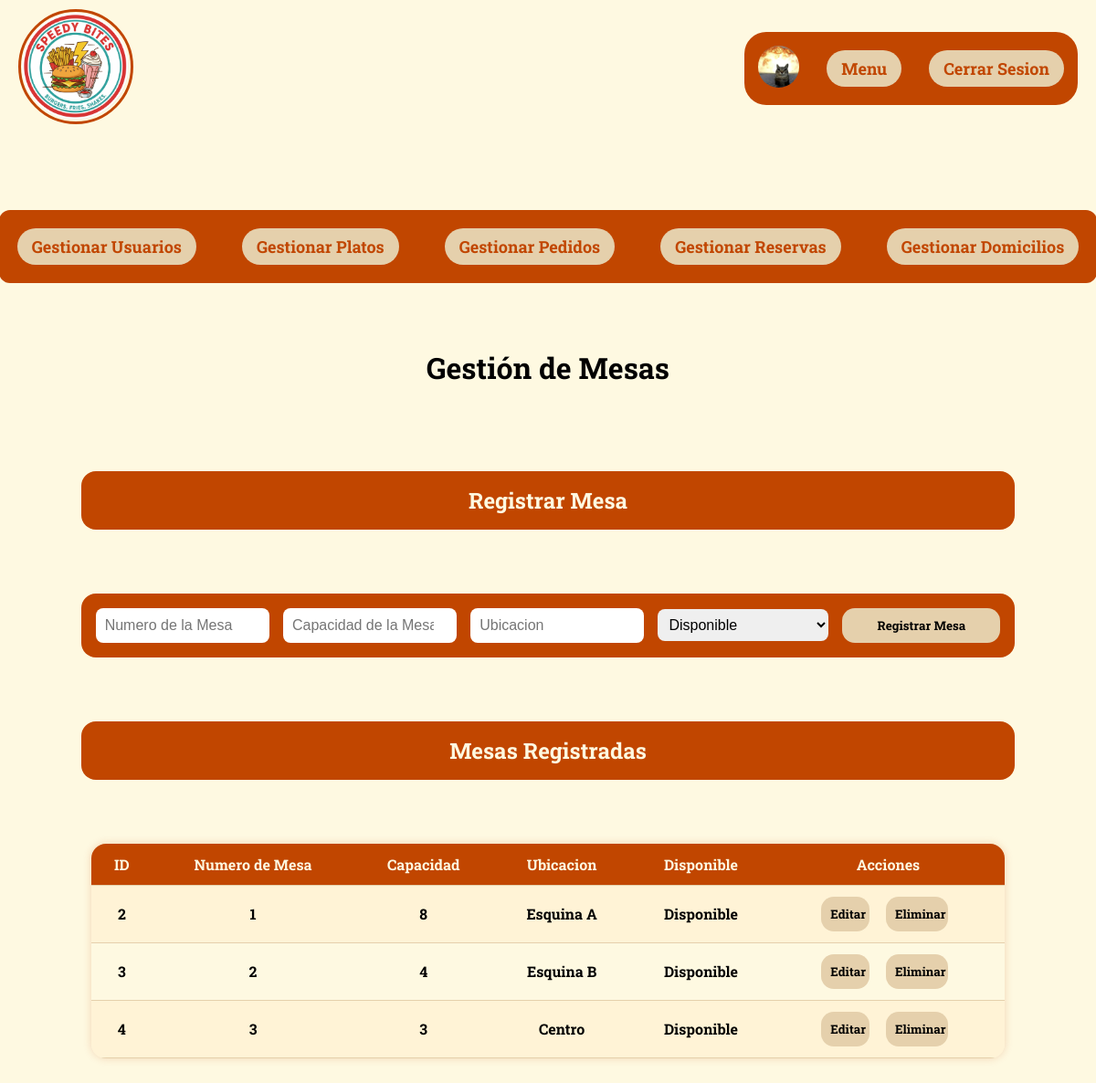
Page /Vista/html/mesas.php (signed in) on the committed database.
### tables this page shows
CREATE TABLE `mesas` (
  `ID_R` int(5) NOT NULL,
  `NumeroMesa` int(11) NOT NULL,
  `Capacidad` int(50) NOT NULL,
  `Ubicacion` varchar(255) NOT NULL,
  `Disponibilidad` tinyint(1) NOT NULL
);

### Modelo/ModeloMesas.php (called while the page is built, shortened)
<?php
require_once(ROOT_PATH . 'Configuracion/conexion.php');
class Mesas {
    public $db;
    public function __construct() {
        $this->db = DB::connect();
    }
    public function obtenerMesas() {
        $sql = "SELECT * FROM mesas";
        $stmt = $this->db->query($sql);
        return $stmt->fetchAll(PDO::FETCH_ASSOC);
    }
}

### Configuracion/conexion.php (called while the page is built, shortened)
<?php
class DB{
    private static $host = "localhost";
    private static $dbname = "resad";
    private static $username = "Adless";
    private static $password = "115";
    private static $charset = "utf8mb4";
    private static $pdo = null;
    public static function connect(){
        if(self::$pdo === null){
            try{
                $dn = "mysql:host=". self::$host.";dbname=". self::$dbname.";charset=".self::$charset;
                self::$pdo = new PDO($dn,self::$username,self::$password);
                self::$pdo->setAttribute(PDO::ATTR_ERRMODE, PDO::ERRMODE_EXCEPTION);
            }
            catch(PDOException $e){
                die("Error de conexion".$e -> getMessage());
            }
        }
        return self::$pdo;
    }
}
?>

### Vista/html/mesas.php (the view, shortened to what this page needs)
<?php
require_once '../../Modelo/ModeloMesas.php';
$usuario = $_SESSION['usuario_logueado'];
$mesas = $_SESSION['lista_mesas'] ?? [];
if ($usuario['Rolusu'] === 'Administrador' && empty($_SESSION['lista_mesas'])) {
    $modelreserva = new Mesas();
    $_SESSION['lista_mesas'] = $modelreserva->obtenerMesas();
    $mesas = $_SESSION['lista_mesas'];
}
?>
<!DOCTYPE html>
<html lang="es">
<head>
    <link href="../css/perfil.css" rel="stylesheet">
</head>
<body>
<?php if ($usuario): ?>
    <?php if ($usuario['Rolusu'] === 'Administrador'): ?>
        <nav>
            <ul>
                <li>
                    <a href="../../index.php">
                        <img src="../img/Logo.png" id="logo" alt="Logo">
                    </a>
                </li>
                <div id="navbotones">
                    <li>
                        <a href="./perfil.php">
                            <img id="fpp" src="../img/uP/<?= htmlspecialchars($usuario['ImagenPerfil'] ?? 'default.png') ?>" alt="Foto de perfil">
                        </a>
                    </li>
                    <li><a class="botonesnav" href="./menu.php">Menu</a></li>
                    <li><a class="botonesnav" href="../../Controlador/usuarioController.php?action=cerrarSesion">Cerrar Sesion</a></li>
                </div>
            </ul>
        </nav>
    <?php endif; ?>
<?php endif; ?>
<div class="Contenedor">
    <?php if ($usuario['Rolusu'] === 'Administrador'): ?>
     <div id="opciones">
        <a class="botonesnav" href="./perfil.php">Gestionar Usuarios</a>
        <a class="botonesnav" href="./rplato.php">Gestionar Platos</a>
        <a class="botonesnav" href="./pedidos.php">Gestionar Pedidos</a>
        <a class="botonesnav" href="./reservas.php">Gestionar Reservas</a>
        <a class="botonesnav" href="./domicilios.php">Gestionar Domicilios</a>
    </div>
    <div class="GesAdmin">
        <h1>Gestión de Mesas</h1>
        <h2 class="Crear">Registrar Mesa</h2>
        <form class="Crear" method="POST" action="../../Controlador/mesaController.php?action=RegistrarR">
            <input type="number" name="NM" placeholder="Numero de la Mesa" required>
            <input type="number" name="CaP" placeholder="Capacidad de la Mesa" required>
            <input type="text" name="UB" placeholder="Ubicacion" required>
            <select name="DP">
                <option value="1">Disponible</option>
            </select>
            <button id="btn" type="submit">Registrar Mesa</button>
        </form>
        <h2 class="Crear">Mesas Registradas</h2>
        <table>
            <tr>
                <th>ID</th><th>Numero de Mesa</th><th>Capacidad</th><th>Ubicacion</th><th>Disponible</th><th>Acciones</th>
            </tr>
            <?php foreach ($mesas as $m): ?>
            <tr>
                <td><?= htmlspecialchars($m['ID_R']) ?></td>
                <td><?= htmlspecialchars($m['NumeroMesa']) ?></td>
                <td><?= htmlspecialchars($m['Capacidad']) ?></td>
                <td><?= htmlspecialchars($m['Ubicacion']) ?></td>
                <td><?= $m['Disponibilidad'] == 1 ? "Disponible" : "No disponible" ?></td>
                <td>
                    <form method="POST" action="mesas.php">
                        <button id="btn" type="submit">Editar</button>
                    </form>
                    <form method="POST" action="../../Controlador/mesaController.php?action=EliminarR">
                        <button id="btn" type="submit" class="delete">Eliminar</button>
                    </form>
                </td>
            </tr>
            <?php endforeach; ?>
        </table>
    </div>
    <?php endif; ?>
</div>
</body>
</html>

### Vista/css/perfil.css (style rules this page uses)
* { text-decoration: none; text-decoration-line: none; }
body { font-family: "Roboto Slab", serif; font-optical-sizing: auto; font-weight: bold; font-style: normal; background-color: #FEF9E1; margin: 0; padding: 0; width: 100%; }
nav { width: 100%; }
ul { list-style-type: none; display: flex; justify-content: space-between; align-items: center; padding: 10px 20px; margin: 0; }
#logo { width: 120px; border: #C14600 3px solid; border-radius: 100%; }
#navbotones { background-color: #C14600; display: flex; justify-content: center; align-items: center; gap: 30px; padding: 15px; border-radius: 24px; }
.botonesnav { display: block; color: #C14600; padding: 8px 16px; text-decoration: none; font-size: 18px; background-color: #E5D0AC; border-radius: 26px; transition: 0.2s ease-out; white-space: nowrap; }
.Contenedor { display: flex; margin-top: 30px; margin-bottom: 50px; flex-direction: column; align-items: center; text-align: center; justify-content: center; padding: 20px; }
#fpp { width: 45px; border-radius: 100%; }
.GesAdmin { margin-top: 50px; display: flex; align-items: center; justify-content: space-between; flex-direction: column; gap: 50px; }
#opciones { display: flex; flex-direction: row; gap: 50px; margin-top: 30px; padding: 20px; border-radius: 12px; background-color: #C14600; }
.Crear, .Editar, .Reserva { background-color: #C14600; display: flex; flex-direction: row; width: 100%; border-radius: 16px; padding: 16px; color: #FEF9E1; align-items: center; justify-content: center; box-sizing: border-box; gap: 15px; }
input { width: 100%; padding: 10px; border: none; border-radius: 8px; box-sizing: border-box; font-size: 16px; }
#btn { padding: 10px; display: block; width: 90%; max-width: 200px; background-color: #E5D0AC; border-radius: 14px; border: none; font-family: "Roboto Slab", serif; font-optical-sizing: auto; font-weight: bold; font-style: normal; cursor: pointer; transition: 0.2s ease-out; text-align: center; }
select { width: 100%; padding: 8px; border: none; border-radius: 8px; box-sizing: border-box; font-size: 16px; }
table { width: 100%; max-width: 1000px; border-collapse: collapse; margin: 0 auto; font-family: "Roboto Slab", serif; background-color: #FEF9E1; box-shadow: 0 0 10px rgba(193, 70, 0, 0.2); border-radius: 16px; overflow: hidden; }
table th, table td { padding: 12px 16px; text-align: center; border-bottom: 1px solid #E5D0AC; }
table th { background-color: #C14600; color: #FEF9E1; font-weight: bold; font-size: 1em; }
table tr:nth-child(even) { background-color: #FFF3D6; }
table td form { display: inline-block; margin: 0 4px; }
table td button { padding: 6px 12px; background-color: #E5D0AC; border: none; border-radius: 10px; font-family: "Roboto Slab", serif; font-weight: bold; cursor: pointer; transition: background-color 0.2s ease-out; }

### rows in the picture
mesas: ID_R "2", NumeroMesa "1", Capacidad "8", Ubicacion "Esquina A", Disponibilidad "Disponible"
mesas: ID_R "3", NumeroMesa "2", Capacidad "4", Ubicacion "Esquina B", Disponibilidad "Disponible"
mesas: ID_R "4", NumeroMesa "3", Capacidad "3", Ubicacion "Centro", Disponibilidad "Disponible"
